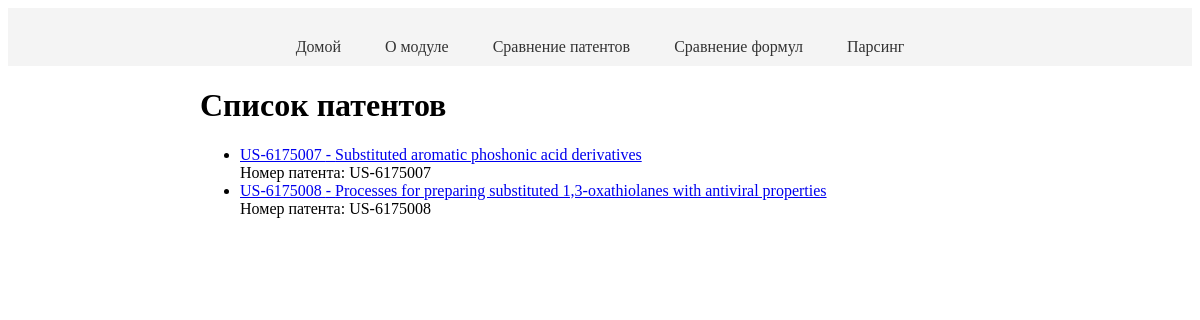
/, run on an earlier commit of the app's database.
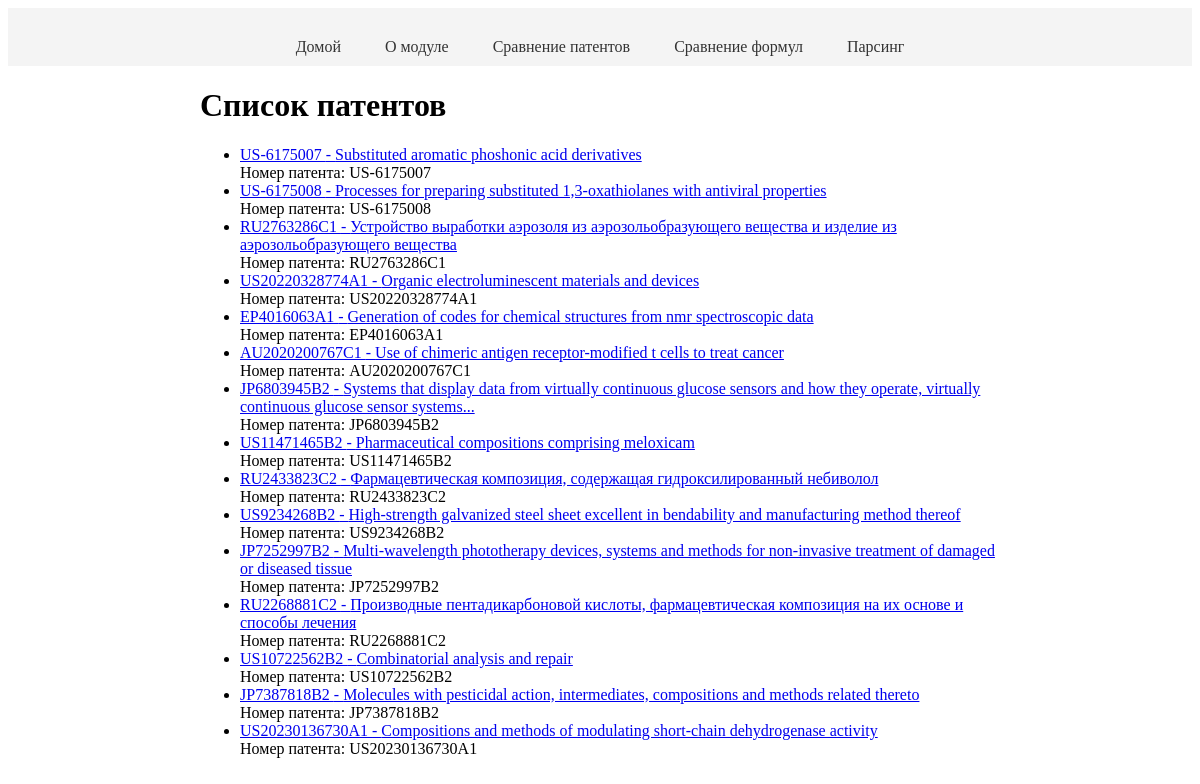
And on a later commit of the database.
### tables this page shows
CREATE TABLE patents (id INTEGER PRIMARY KEY AUTOINCREMENT, name TEXT, link TEXT, PatentNumber TEXT);

### app.py (the view)
@app.route('/')
def mainPage():
    patents = get_patents()
    return render_template('main.html', patents=patents)

### app.py (called while the page is built)
def get_patents():
    conn = sqlite3.connect('patents.db')
    cursor = conn.cursor()
    cursor.execute('SELECT id, name, PatentNumber, link FROM patents')
    patents = cursor.fetchall()
    conn.close()
    return patents

### templates/main.html (shortened to what this page needs)
<!DOCTYPE html>
<html>
<head>
    <link rel="stylesheet" type="text/css" href="{{ url_for('static', filename='styles.css') }}">
</head>
<body>
    <header>
        <nav>
            <ul class="navigation-menu">
                <li><a href="/">Домой</a></li>
                <li><a href="/about">О модуле</a></li>
                <li><a href="/patentsSimilarity">Сравнение патентов</a></li>
                <li><a href="/similarity">Сравнение формул</a></li>
                <li><a href="/parse">Парсинг</a></li>
            </ul>
        </nav>
    </header>
    <div class="page-content">
        <h1>Список патентов</h1>
        <ul>
            {% for patent in patents %}
            <li>
                <a href="{{ patent[3] }}" target="_blank">{{ patent[2] }} - {{ patent[1] }}</a>
                <br>
                Номер патента: {{ patent[2] }}
            </li>
            {% endfor %}
        </ul>
    </div>
</body>
</html>

### static/styles.css (style rules this page uses)
header { background-color: #f4f4f4; padding: 10px 0; text-align: center; }
.navigation-menu { list-style-type: none; margin: 0; padding: 0; text-align: center; }
.navigation-menu li { display: inline; margin-right: 20px; }
.navigation-menu li:last-child { margin-right: 0; }
.navigation-menu li a { text-decoration: none; color: #333; padding: 5px 10px; border-radius: 5px; transition: background-color 0.3s ease; }
.content-slider, .navigation-menu { margin-top: 20px; }
.page-content { max-width: 800px; margin: 0 auto; }

What changed in the data, as far as the page shows it:
added patents: PatentNumber "RU2763286C1", name "Устройство выработки аэрозоля из аэрозольобразующего вещества и изделие из аэрозольобразующего вещества"
added patents: PatentNumber "US20220328774A1", name "Organic electroluminescent materials and devices"
added patents: PatentNumber "EP4016063A1", name "Generation of codes for chemical structures from nmr spectroscopic data"
added patents: PatentNumber "AU2020200767C1", name "Use of chimeric antigen receptor-modified t cells to treat cancer"
added patents: PatentNumber "JP6803945B2", name "Systems that display data from virtually continuous glucose sensors and how they operate, virtually continuous glucose sensor systems..."
added patents: PatentNumber "US11471465B2", name "Pharmaceutical compositions comprising meloxicam"
added patents: PatentNumber "RU2433823C2", name "Фармацевтическая композиция, содержащая гидроксилированный небиволол"
added patents: PatentNumber "US9234268B2", name "High-strength galvanized steel sheet excellent in bendability and manufacturing method thereof"
added patents: PatentNumber "JP7252997B2", name "Multi-wavelength phototherapy devices, systems and methods for non-invasive treatment of damaged or diseased tissue"
added patents: PatentNumber "RU2268881C2", name "Производные пентадикарбоновой кислоты, фармацевтическая композиция на их основе и способы лечения"
added patents: PatentNumber "US10722562B2", name "Combinatorial analysis and repair"
added patents: PatentNumber "JP7387818B2", name "Molecules with pesticidal action, intermediates, compositions and methods related thereto"
added patents: PatentNumber "US20230136730A1", name "Compositions and methods of modulating short-chain dehydrogenase activity"
